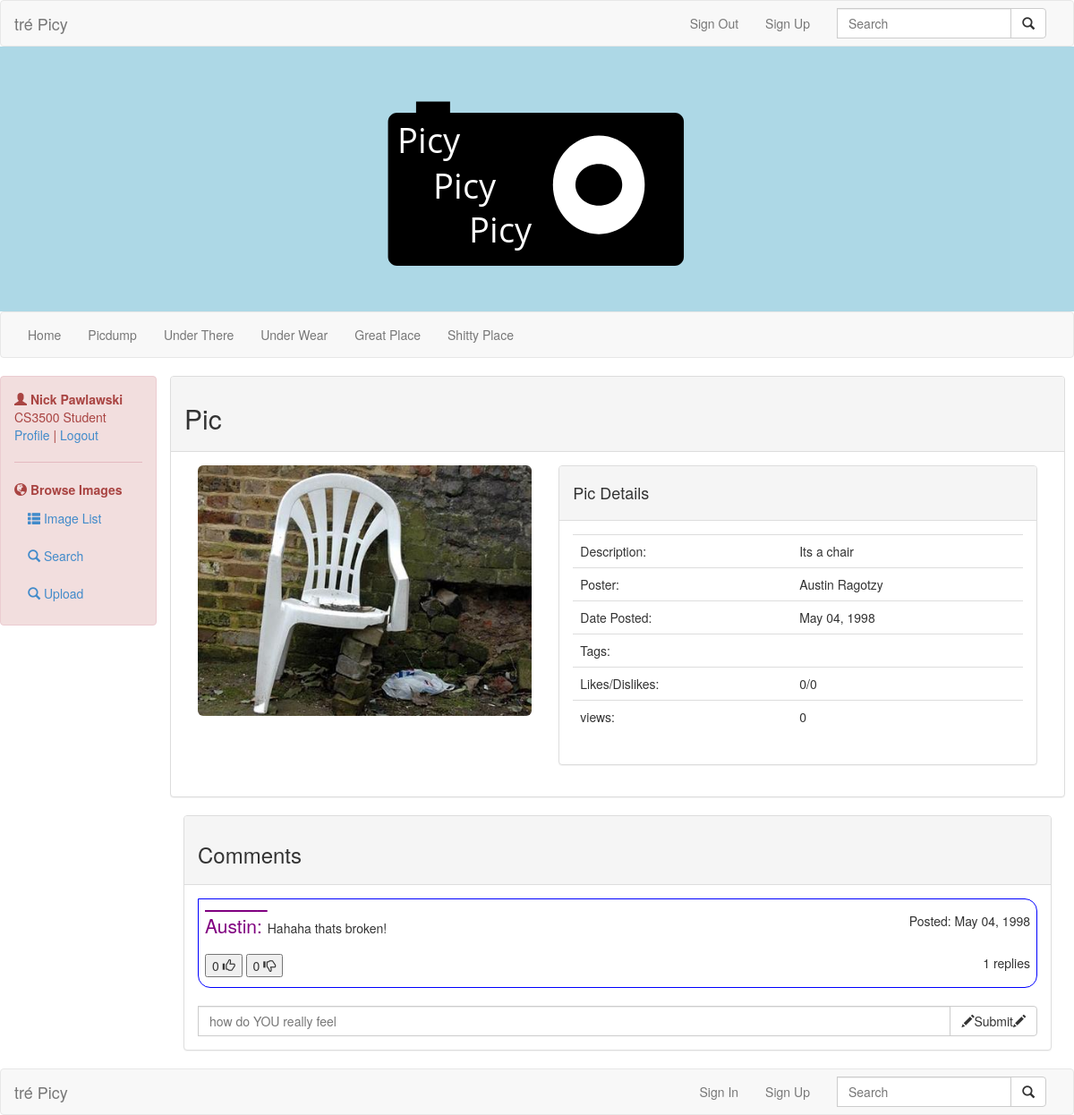
The app's page /image.php?img=2 (signed in) with its own data.
### tables this page shows
CREATE TABLE `Image` (
  `ImageID` int(11) NOT NULL,
  `UID` int(11) NOT NULL,
  `Path` varchar(255) NOT NULL,
  `Title` varchar(255) DEFAULT NULL,
  `Description` text,
  `Likes` int(11) DEFAULT NULL,
  `Dislikes` int(11) DEFAULT NULL,
  `ViewCount` int(11) DEFAULT NULL,
  `Privacy` int(1) NOT NULL,
  `Date` datetime NOT NULL DEFAULT CURRENT_TIMESTAMP
);

CREATE TABLE `User` (
  `UID` int(11) NOT NULL,
  `Username` varchar(255) DEFAULT NULL,
  `Password` varchar(255) DEFAULT NULL,
  `Email` varchar(255) DEFAULT NULL,
  `DateOfRegistration` datetime NOT NULL DEFAULT CURRENT_TIMESTAMP,
  `FirstName` varchar(255) DEFAULT NULL,
  `LastName` varchar(255) DEFAULT NULL
);

CREATE TABLE `Comments` (
  `CommentID` int(11) NOT NULL,
  `UID` int(11) NOT NULL,
  `ImageID` int(11) NOT NULL,
  `Comment` longtext,
  `Likes` int(11) NOT NULL,
  `Dislikes` int(11) NOT NULL,
  `Date` datetime NOT NULL DEFAULT CURRENT_TIMESTAMP
);

### image.php (the view, shortened to what this page needs)
<?php
  include 'connect.php';
  if(isset($_GET['img'])){
    try {
      $sql = "SELECT * FROM Image WHERE ImageID = ?";
      $st = $pdo->prepare($sql);
      $st->bindValue(1, $_GET['img']);
      $st->execute();
      if($imageTup = $st->fetch()){
      }else{
        header("location: index.php");
      }
      $sql = "SELECT * FROM User WHERE UID = ?";
      $st = $pdo->prepare($sql);
      $st->bindValue(1, $imageTup['UID']);
      $st->execute();
      $userTup = $st->fetch();
    } catch (PDOException $e) {
      die($e->getMessage());
    }
  }else{
    header("location: index.php");
  }
?>
<!DOCTYPE html>
<html>
  <head>
    <link rel="stylesheet" href="css/image.css">
    <link rel="stylesheet" href="css/home.css">
  </head>
  <body>
    <?php include 'header.php'; ?>
    <br>
    <div class="row">
      <div class="col-md-2">
        <?php include 'side.php'; ?>
      </div>
      <div class="container-fluid">
        <div class="col-md-10">
          <div class="row">
            <div class="panel panel-default">
              <div class="panel-heading"><h2>Pic</h2></div>
              <div class="panel-body">
                <div class="col-md-5">
                  <div class="imageBox">
                    <?php echo '<img class="img-rounded mainImg" src="images/'.$imageTup['Path'].'" alt="'.$imageTup['Title'].'" title="'.$imageTup['Title'].'">'; ?>
                  </div><br>
                </div>
                <div class="col-md-7">
                  <div class="panel panel-default">
                    <div class="panel-heading">
                      <h4>Pic Details</h4>
                    </div>
                    <div class="panel-body">
                      <table class="table table-hover">
                        <tbody>
                          <tr>
                            <td>Description:</td>
                            <td><?php echo $imageTup['Description']; ?></td>
                          </tr>
                          <tr>
                            <td>Poster:</td>
                            <td><?php echo $userTup['FirstName'].' '.$userTup['LastName']; ?></td>
                          </tr>
                          <tr>
                            <td>Date Posted:</td>
                            <td><?php echo date('F d, Y', strtotime($imageTup['Date'])); ?></td>
                          </tr>
                          <tr>
                            <td>Tags:</td>
                            <td></td>
                          </tr>
                          <tr>
                            <td>Likes/Dislikes:</td>
                            <td><?php echo $imageTup['Likes'].'/'.$imageTup['Dislikes']; ?></td>
                          </tr>
                          <tr>
                            <td>views:</td>
                            <td><?php echo $imageTup['ViewCount']; ?></td>
                          </tr>
                        </tbody>
                      </table>
                    </div>
                  </div>
                </div>
              </div>
            </div>
          </div>
          <?php include 'comments.php'; ?>
        </div>
      </div>
      </div>
    <?php include 'footer.php'; ?>
  </body>
</html>

### php/popComments.php (shortened to what this page needs)
<?php
include 'connect.php';
try {
  $sql = "SELECT * FROM Comments WHERE ImageID = ? ORDER BY Date DESC";
  $commentST = $pdo->prepare($sql);
  $commentST->bindValue(1, $_GET['img']);
  $commentST->execute();
} catch (PDOException $e) {
  die($e->getMessage());
}
while($commentTup = $commentST->fetch()){
  try {
    $sql = "SELECT count(ReplyID) as replies FROM CommentReply WHERE CommentID = ?";
    $numReplyST = $pdo->prepare($sql);
    $numReplyST->bindValue(1, $commentTup['CommentID']);
    $numReplyST->execute();
    $sql = "SELECT * FROM User WHERE UID = ?";
    $commenterST = $pdo->prepare($sql);
    $commenterST->bindValue(1, $commentTup['UID']);
    $commenterST->execute();
  } catch (PDOException $e) {
    $e->getMessage();
  }
  $numRep = $numReplyST->fetch();
  $commenterTup = $commenterST->fetch();
  echo '<details>
    <summary class="commenter-row">
      <div class="row cr">
        <p><span class="commenter">'.$commenterTup['Username'].': </span>'.$commentTup['Comment'].'</p>
        <p class="pull-right">Posted: '.date('F d, Y', strtotime($commentTup['Date'])).'</p><br>
      </div>
      <div class="row cr">
        <form class="" action="image.php?img='.$_GET['img'].'" method="post">
          <button type="submit" name="like" value="'.$commentTup['CommentID'].'">'.$commentTup['Likes'].' <span class="glyphicon glyphicon-thumbs-up"></span></button>
          <button type="submit" name="dislike" value="'.$commentTup['CommentID'].'">'.$commentTup['Dislikes'].' <span class="glyphicon glyphicon-thumbs-down"></span></button>
          <p class="pull-right">'.$numRep['replies'].' replies</p>
        </form>
      </div>
    </summary>';
    echo '<br><form class="input-group reply" action="image.php?img='.$_GET['img'].'" method="post">
      <div class="form-group">
        <input type="text" class="form-control" name="reply" placeholder="what do YOU want to say to '.$commenterTup['Username'].'"></input>
      </div>
        <div class="input-group-btn" style="height=100%;">
          <button class="btn btn-default" type="submit" name="replybtn" value="'.$commentTup['CommentID'].'"><span class="glyphicon glyphicon-pencil"></span>Submit<span class="glyphicon glyphicon-pencil"></span></button>
        </div>
    </form>
  </details><br>';
}
echo '<form class="input-group" style="width: 100%;" action="image.php?img='.$_GET['img'].'" method="post">
  <div class="form-group">
    <input type="text" class="form-control" name="comment" placeholder="how do YOU really feel"></input>
  </div>
    <div class="input-group-btn" style="height=100%;">
      <button class="btn btn-default" type="submit" name=""><span class="glyphicon glyphicon-pencil"></span>Submit<span class="glyphicon glyphicon-pencil"></span></button>
    </div>
</form>';
 ?>

### css/image.css (style rules this page uses)
.mainImg { width: 100%; }

### css/comments.css (style rules this page uses)
.commenter { color: purple; text-decoration: overline; font-size: 1.5em; }
.panel-body summary p { font-size: 1em; text-align: left; }
button, p { display: inline-block; }
.commenter-row { border: 1px solid blue; border-radius: 0em 1em 1em 1em; padding: 0.5em 0.5em 0em 0.5em; }
.cr { margin: 0.5em 0em; }

### records on screen
image: Path (picture), Description "Its a chair", Date "May 04, 1998", Likes "0", Dislikes "0", ViewCount "0"
user: FirstName "Austin", LastName "Ragotzy"
comments: UID.Username "Austin", Comment "Hahaha thats broken!", Date "May 04, 1998", $commentTup['CommentID'] 2 (drawn), Likes "0", Dislikes "0", replies "1"

### other values on screen
$_SESSION['fName'] "Nick"
$_SESSION["lName"] "Pawlawski"
